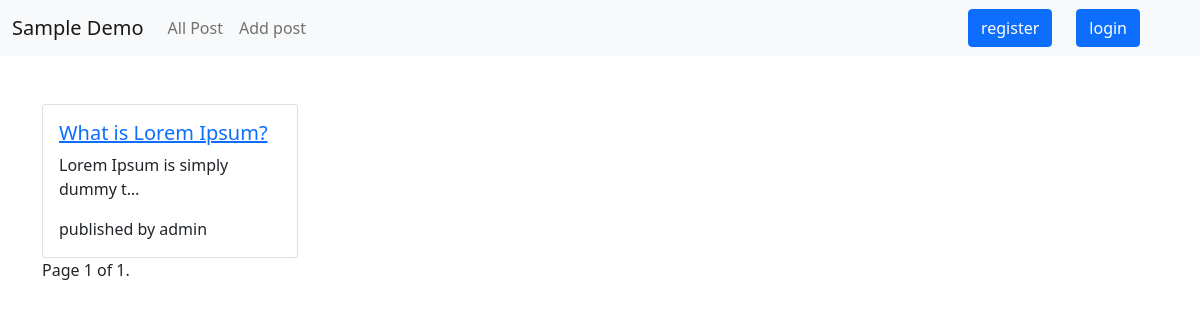
Before: / with the older database file.
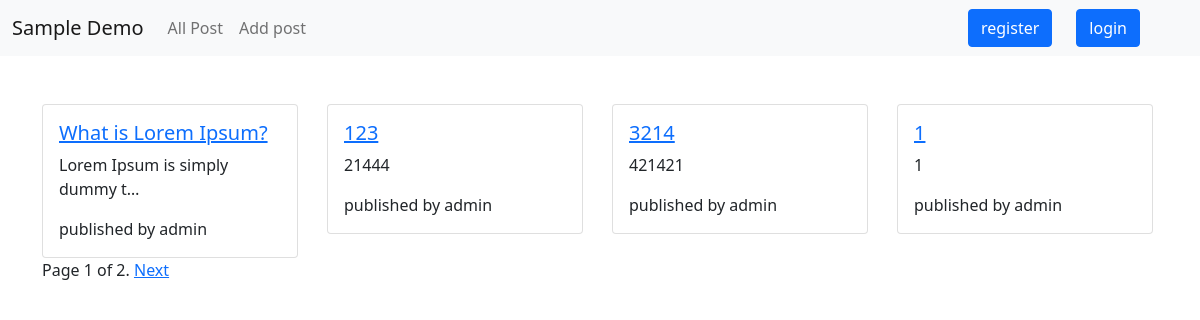
After: the same page with the newer database file.
### blog/models.py (models this page shows, shortened)
class Post(models.Model):
    title = models.CharField(max_length=250)
    slug = models.SlugField(max_length=250,default=uuid1,unique=True)
    author = models.ForeignKey(
        User,
        on_delete=models.CASCADE,)
    body = models.TextField()
    created = models.DateTimeField(auto_now_add=True)
    updated = models.DateTimeField(auto_now=True)
    def get_url(self):
        return reverse(
            'post_detail',
            args=[
                self.slug,
            ]
        )

### blog/views.py (the view)
# urls.py: path('', views.index ,name='index'),
def index(request):
    posts = Post.objects.all()
    limit = 4
    paginator = Paginator(posts, limit)  # 实例化一个分页对象
    page = request.GET.get('page')  # 获取页码
    try:
        posts = paginator.page(page)  # 获取某页对应的记录
    except PageNotAnInteger:  # 如果页码不是个整数
        posts = paginator.page(1)  # 取第一页的记录
    except EmptyPage:  # 如果页码太大，没有相应的记录
        posts = paginator.page(paginator.num_pages)  # 取最后一页的记录
    return render(request,'blog/index.html', locals())

### templates/blog/index.html (shortened to what this page needs)
<!doctype html>
<html lang="en">
<head>
  <link href="https://cdn.jsdelivr.net/npm/bootstrap@5.1.1/dist/css/bootstrap.min.css" rel="stylesheet"
>
</head>
<body>
  {% include 'includes/navbar.html' %}
  <div class="container">
    <div class="row">
      {% for post in posts %}
      <div class="col-md-3 mt-5">
        <div class="card" style="width: 16rem;">
          <div class="card-body">
            <a href="{{ post.get_url }}">
              <h5 class="card-title">{{ post.title }}</h5>
            </a>
            <p class="card-text">{{ post.body|truncatechars:30 }}</p>
            <p class="card-text">published by {{ post.author }}</p>
          </div>
        </div>
      </div>
      {% endfor %}
      <div>
        <span>
          <span>
            Page {{ posts.number }} of {{ posts.paginator.num_pages }}.
          </span>
          {% if posts.has_next %}
          <a href="?page={{ posts.next_page_number }}">Next</a>
          {% endif %}
        </span>
      </div>
    </div>
  </div>
</body>
</html>

### templates/includes/navbar.html (shortened to what this page needs)
<nav class="navbar navbar-expand-lg navbar-light bg-light">
    <div class="container-fluid">
        <a class="navbar-brand" href="{% url 'index' %}">Sample Demo</a>
        <div class="collapse navbar-collapse" id="navbarSupportedContent">
            <ul class="navbar-nav me-auto mb-2 mb-lg-0">
                <li class="nav-item">
                    <a class="nav-link" href="{% url 'index' %}">All Post</a>
                </li>
                <li class="nav-item">
                    <a class="nav-link" href="{% url 'Addpost' %}">Add post</a>
                </li>
            </ul>
            {% if user.is_authenticated %}
            <p>Welcome, {{ user.get_username }}. Thanks for logging in.</p>
            <a class="btn btn-lg btn-primary" href="{% url 'Logout' %}" role="button">登出</a>
            {% else %}
            <a class="btn btn-primary me-4" href="{% url 'Register' %}" role="button">register</a>
            <a class="btn btn-primary me-5" href="{% url 'Login' %}" role="button">login</a>
            {% endif %}
        </div>
    </div>
</nav>

Changed rows visible on the page:
added Post: title "123", body "21444", author "admin"
added Post: title "3214", body "421421", author "admin"
added Post: title "1", body "1", author "admin"
Other visible differences:
{{ posts.paginator.num_pages }}: "1" → "2"
text now shown: "Next"
